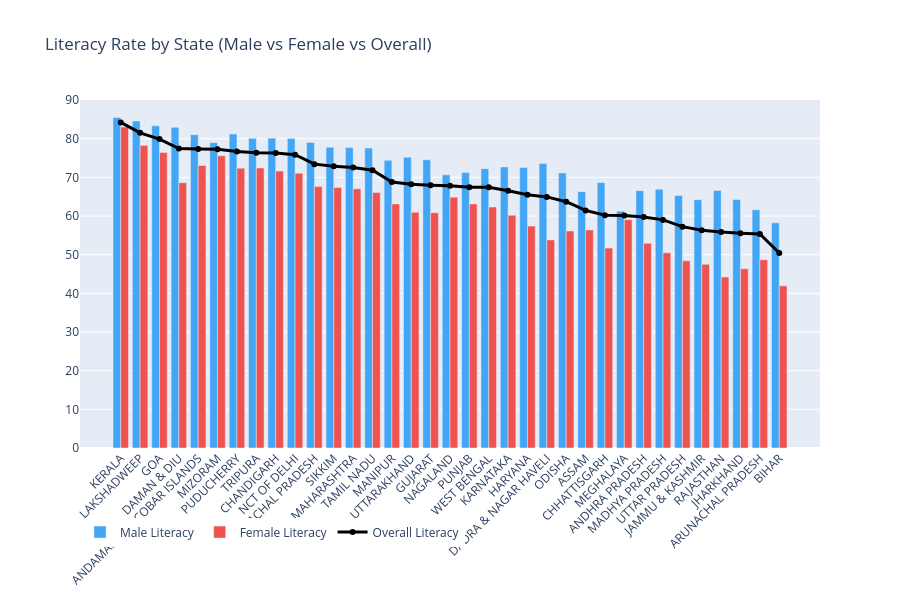

The notebook cell this image was saved under:
### Code cell
df = df_states.copy()
df = df.sort_values('Literacy Rate', ascending=False)
import plotly.graph_objects as go
fig = go.Figure()
fig.add_bar(
    x=df['Name'],
    y=df['Male Literacy Rate'],
    name='Male Literacy',
    marker_color='#42A5F5'
)
fig.add_bar(
    x=df['Name'],
    y=df['Female Literacy Rate'],
    name='Female Literacy',
    marker_color='#EF5350'
)
fig.add_scatter(
    x=df['Name'],
    y=df['Literacy Rate'],
    mode='lines+markers',
    name='Overall Literacy',
    line=dict(color='black', width=3),
    marker=dict(size=6)
)
fig.update_layout(
    barmode='group',
    title='Literacy Rate by State (Male vs Female vs Overall)',
    xaxis_tickangle=-45,
    height=600,
    legend=dict(orientation='h', y=-0.2)
)
chart4=fig
chart4

### Figure 1 — Plotly figure (JSON) as saved in the notebook; plotly's stock layout.template omitted (floating-point values rounded to 4 significant figures)
{"data": [{"marker": {"color": "#42A5F5"}, "name": "Male Literacy", "type": "bar", "x": ["KERALA", "LAKSHADWEEP", "GOA", "DAMAN & DIU", "ANDAMAN & NICOBAR ISLANDS", "MIZORAM", "PUDUCHERRY", "TRIPURA", "CHANDIGARH", "NCT OF DELHI", "HIMACHAL PRADESH", "SIKKIM", "MAHARASHTRA", "TAMIL NADU", "MANIPUR", "UTTARAKHAND", "GUJARAT", "NAGALAND", "PUNJAB", "WEST BENGAL", "KARNATAKA", "HARYANA", "DADRA & NAGAR HAVELI", "ODISHA", "ASSAM", "CHHATTISGARH", "MEGHALAYA", "ANDHRA PRADESH", "MADHYA PRADESH", "UTTAR PRADESH", "JAMMU & KASHMIR", "RAJASTHAN", "JHARKHAND", "ARUNACHAL PRADESH", "BIHAR"], "y": [85.51, 84.6, 83.32, 82.93, 81.03, 78.97, 81.2, 80.1, 80.14, 80.06, 79.05, 77.78, 77.7, 77.59, 74.41, 75.2, 74.54, 70.65, 71.29, 72.25, 72.69, 72.58, 73.56, 71.14, 66.3, 68.64, 61.26, 66.56, 66.93, 65.31, 64.22, 66.63, 64.28, 61.61, 58.23]}, {"marker": {"color": "#EF5350"}, "name": "Female Literacy", "type": "bar", "x": ["KERALA", "LAKSHADWEEP", "GOA", "DAMAN & DIU", "ANDAMAN & NICOBAR ISLANDS", "MIZORAM", "PUDUCHERRY", "TRIPURA", "CHANDIGARH", "NCT OF DELHI", "HIMACHAL PRADESH", "SIKKIM", "MAHARASHTRA", "TAMIL NADU", "MANIPUR", "UTTARAKHAND", "GUJARAT", "NAGALAND", "PUNJAB", "WEST BENGAL", "KARNATAKA", "HARYANA", "DADRA & NAGAR HAVELI", "ODISHA", "ASSAM", "CHHATTISGARH", "MEGHALAYA", "ANDHRA PRADESH", "MADHYA PRADESH", "UTTAR PRADESH", "JAMMU & KASHMIR", "RAJASTHAN", "JHARKHAND", "ARUNACHAL PRADESH", "BIHAR"], "y": [83.04, 78.25, 76.41, 68.6, 73.1, 75.6, 72.38, 72.43, 71.63, 71.06, 67.61, 67.37, 67.05, 66.09, 63.13, 60.97, 60.86, 64.84, 63.12, 62.34, 60.2, 57.39, 53.82, 56.13, 56.4, 51.7, 59.06, 52.93, 50.48, 48.42, 47.5, 44.21, 46.37, 48.69, 41.94]}, {"line": {"color": "black", "width": 3}, "marker": {"size": 6}, "mode": "lines+markers", "name": "Overall Literacy", "type": "scatter", "x": ["KERALA", "LAKSHADWEEP", "GOA", "DAMAN & DIU", "ANDAMAN & NICOBAR ISLANDS", "MIZORAM", "PUDUCHERRY", "TRIPURA", "CHANDIGARH", "NCT OF DELHI", "HIMACHAL PRADESH", "SIKKIM", "MAHARASHTRA", "TAMIL NADU", "MANIPUR", "UTTARAKHAND", "GUJARAT", "NAGALAND", "PUNJAB", "WEST BENGAL", "KARNATAKA", "HARYANA", "DADRA & NAGAR HAVELI", "ODISHA", "ASSAM", "CHHATTISGARH", "MEGHALAYA", "ANDHRA PRADESH", "MADHYA PRADESH", "UTTAR PRADESH", "JAMMU & KASHMIR", "RAJASTHAN", "JHARKHAND", "ARUNACHAL PRADESH", "BIHAR"], "y": [84.22, 81.51, 79.91, 77.45, 77.32, 77.3, 76.71, 76.34, 76.31, 75.87, 73.42, 72.87, 72.57, 71.85, 68.79, 68.22, 67.99, 67.85, 67.43, 67.42, 66.53, 65.48, 64.95, 63.71, 61.46, 60.21, 60.16, 59.77, 59.0, 57.25, 56.35, 55.84, 55.56, 55.36, 50.44]}], "layout": {"barmode": "group", "height": 600, "legend": {"orientation": "h", "y": -0.2}, "title": {"text": "Literacy Rate by State (Male vs Female vs Overall)"}, "xaxis": {"tickangle": -45}}}
